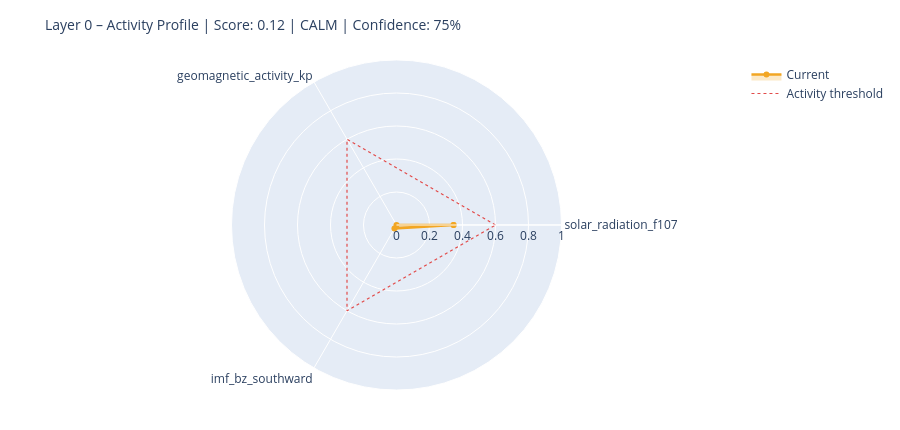

The code cell stored with this chart in its notebook:
### Markdown cell above
---
## 6. State Assessment & Handoff to Layer 1

### Code cell
# ============================================================
# STEP 1 – Collect raw values with source modes
# Mode: 'primary' | 'fallback_3h' | 'last_valid' | 'missing'
# ============================================================

def safe_last(df, col):
    if df is None or col not in df.columns: return None
    s = df[col].dropna()
    return float(s.iloc[-1]) if not s.empty else None

f107_now = safe_last(df_f107, 'f10.7')
bz_now   = safe_last(df_mag,  'bz_gsm')
kp_now   = safe_last(df_kp,   'kp')
sw_now   = safe_last(df_sw,   'speed')

source_modes = {
    'F10.7':    'primary'  if f107_now is not None else 'missing',
    'Kp':       'primary'  if kp_now   is not None else 'missing',
    'IMF_Bz':   'primary'  if bz_now   is not None else 'missing',
    'SW_speed': 'primary'  if sw_now   is not None else 'missing',
}

# Kp Fallback – 3h endpoint
if kp_now is None:
    try:
        r = requests.get(
            'https://services.swpc.noaa.gov/json/noaa-planetary-k-index.json',
            timeout=10)
        r.raise_for_status()
        fb = pd.DataFrame(r.json())
        tc = next((c for c in fb.columns if 'time' in c.lower()), fb.columns[0])
        kc = next((c for c in fb.columns if 'kp' in c.lower() and c != tc), None)
        if kc:
            fb[kc] = fb[kc].astype(str).str.extract(r'([0-9]+(?:\.[0-9]*)?)')[0]
            fb[kc] = pd.to_numeric(fb[kc], errors='coerce')
            fb = fb[fb[kc] >= 0].dropna(subset=[kc])
            if not fb.empty:
                kp_now = float(fb[kc].iloc[-1])
                source_modes['Kp'] = 'fallback_3h'
                print(f'  Kp fallback (3h): {kp_now:.1f}')
    except Exception as e:
        print(f'  Kp fallback failed: {e}')

# Solar Wind Fallback – last valid value
if sw_now is None and df_sw is not None and 'speed' in df_sw.columns:
    s = df_sw['speed'].dropna()
    if not s.empty:
        sw_now = float(s.iloc[-1])
        source_modes['SW_speed'] = 'last_valid'
        print(f'  SW fallback (last_valid): {sw_now:.0f} km/s')

print()
print('Source modes:', source_modes)

# ============================================================
# STEP 2 – Score from available components only
# ============================================================

def norm(v, lo, hi):
    if v is None: return None
    return max(0.0, min(1.0, (v - lo) / (hi - lo)))

COMPONENTS = {
    'solar_radiation_f107':    (f107_now, norm(f107_now, 60, 250)),
    'geomagnetic_activity_kp': (kp_now,   norm(kp_now,   0,   9)),
    'imf_bz_southward':        (bz_now,   norm(-(bz_now or 0) if bz_now else None, -5, 30)
                                           if bz_now is not None else None),
    'solar_wind_speed':        (sw_now,   norm(sw_now, 300, 800)),
}

available   = {k: v[1] for k, v in COMPONENTS.items() if v[1] is not None}
unavailable = [k for k, v in COMPONENTS.items() if v[1] is None]

layer0_score = round(sum(available.values()) / len(available), 4) if available else None
confidence   = round(len(available) / len(COMPONENTS), 2)

level = ('unknown'  if layer0_score is None
         else 'calm'     if layer0_score < 0.3
         else 'moderate' if layer0_score < 0.6
         else 'active')

# ============================================================
# STEP 3 – Dominant Driver
# ============================================================

def dominant_driver(kp, f107, bz, sw):
    candidates = []
    if kp   is not None and kp   >= 4:   candidates.append(('geomagnetic',    kp / 9))
    if sw   is not None and sw   >= 500:  candidates.append(('solar_wind',     sw / 800))
    if bz   is not None and bz   <= -5:   candidates.append(('imf_southward',  abs(bz) / 30))
    if f107 is not None and f107 >= 150:  candidates.append(('solar_radiation',f107 / 250))
    return max(candidates, key=lambda x: x[1])[0] if candidates else 'none'

driver = dominant_driver(kp_now, f107_now, bz_now, sw_now)

# ============================================================
# STEP 4 – Downstream expectations
# ============================================================

def downstream_expectation(driver, score, kp, bz, f107):
    exp = {
        'magnetosphere':        'calm',
        'ionosphere':           'calm',
        'schumann_resonance':   'unchanged',
        'lithosphere_currents': 'low',
    }
    if driver == 'geomagnetic' or (kp and kp >= 5):
        exp['magnetosphere']        = 'compressed / storm'
        exp['ionosphere']           = 'elevated disturbance (TEC variability)'
        exp['schumann_resonance']   = 'elevated amplitude possible'
        exp['lithosphere_currents'] = 'elevated induction currents'
    elif driver == 'imf_southward' or (bz and bz <= -5):
        exp['magnetosphere']        = 'energy coupling active'
        exp['ionosphere']           = 'elevated electron density possible'
        exp['schumann_resonance']   = 'slight modulation possible'
    elif driver == 'solar_radiation' or (f107 and f107 >= 150):
        exp['ionosphere']           = 'elevated ionization (F-layer)'
        exp['schumann_resonance']   = 'slightly elevated background activity'
    return exp

downstream = downstream_expectation(driver, layer0_score, kp_now, bz_now, f107_now)

# ============================================================
# CONSOLE OUTPUT
# ============================================================

W = 58
print('=' * W)
print('LAYER 0 – STATE ASSESSMENT')
print('=' * W)
for name, (raw_v, score_v) in COMPONENTS.items():
    if score_v is not None:
        bar = '█' * int(score_v * 20) + '░' * (20 - int(score_v * 20))
        print(f'  {name:<35}  {bar}  {score_v:.2f}')
    else:
        print(f'  {name:<35}  {"─" * 20}  n/a')
print('-' * W)
print(f'  Score ({len(available)}/{len(COMPONENTS)} components):  {layer0_score:.3f}')
print(f'  Confidence:         {confidence:.0%}')
print(f'  Level:              {level.upper()}')
print(f'  Dominant Driver:    {driver}')

# Radar chart
cats = list(available.keys())
vals = list(available.values())
if len(cats) >= 3:
    fig = go.Figure()
    fig.add_trace(go.Scatterpolar(
        r=vals + [vals[0]], theta=cats + [cats[0]],
        fill='toself', fillcolor='rgba(242,166,35,0.25)',
        line=dict(color='#F2A623', width=2.5), name='Current'
    ))
    fig.add_trace(go.Scatterpolar(
        r=[0.6] * (len(cats) + 1), theta=cats + [cats[0]],
        line=dict(color='#E24B4A', dash='dot', width=1.2),
        mode='lines', name='Activity threshold'
    ))
    fig.update_layout(
        title=dict(text=f'Layer 0 – Activity Profile | Score: {layer0_score:.2f} | {level.upper()} | Confidence: {confidence:.0%}',
                   font=dict(size=14)),
        polar=dict(radialaxis=dict(visible=True, range=[0, 1])),
        height=430, showlegend=True,
        margin=dict(l=60, r=60, t=60, b=40)
    )
    fig.show()

### Figure 1 — Plotly figure (JSON) as saved in the notebook; plotly's stock layout.template omitted (floating-point values rounded to 4 significant figures)
{"data": [{"fill": "toself", "fillcolor": "rgba(242,166,35,0.25)", "line": {"color": "#F2A623", "width": 2.5}, "name": "Current", "r": [0.3457, 0.0, 0.02486, 0.3457], "theta": ["solar_radiation_f107", "geomagnetic_activity_kp", "imf_bz_southward", "solar_radiation_f107"], "type": "scatterpolar"}, {"line": {"color": "#E24B4A", "dash": "dot", "width": 1.2}, "mode": "lines", "name": "Activity threshold", "r": [0.6, 0.6, 0.6, 0.6], "theta": ["solar_radiation_f107", "geomagnetic_activity_kp", "imf_bz_southward", "solar_radiation_f107"], "type": "scatterpolar"}], "layout": {"height": 430, "margin": {"b": 40, "l": 60, "r": 60, "t": 60}, "polar": {"radialaxis": {"range": [0, 1], "visible": true}}, "showlegend": true, "title": {"font": {"size": 14}, "text": "Layer 0 – Activity Profile | Score: 0.12 | CALM | Confidence: 75%"}}}
